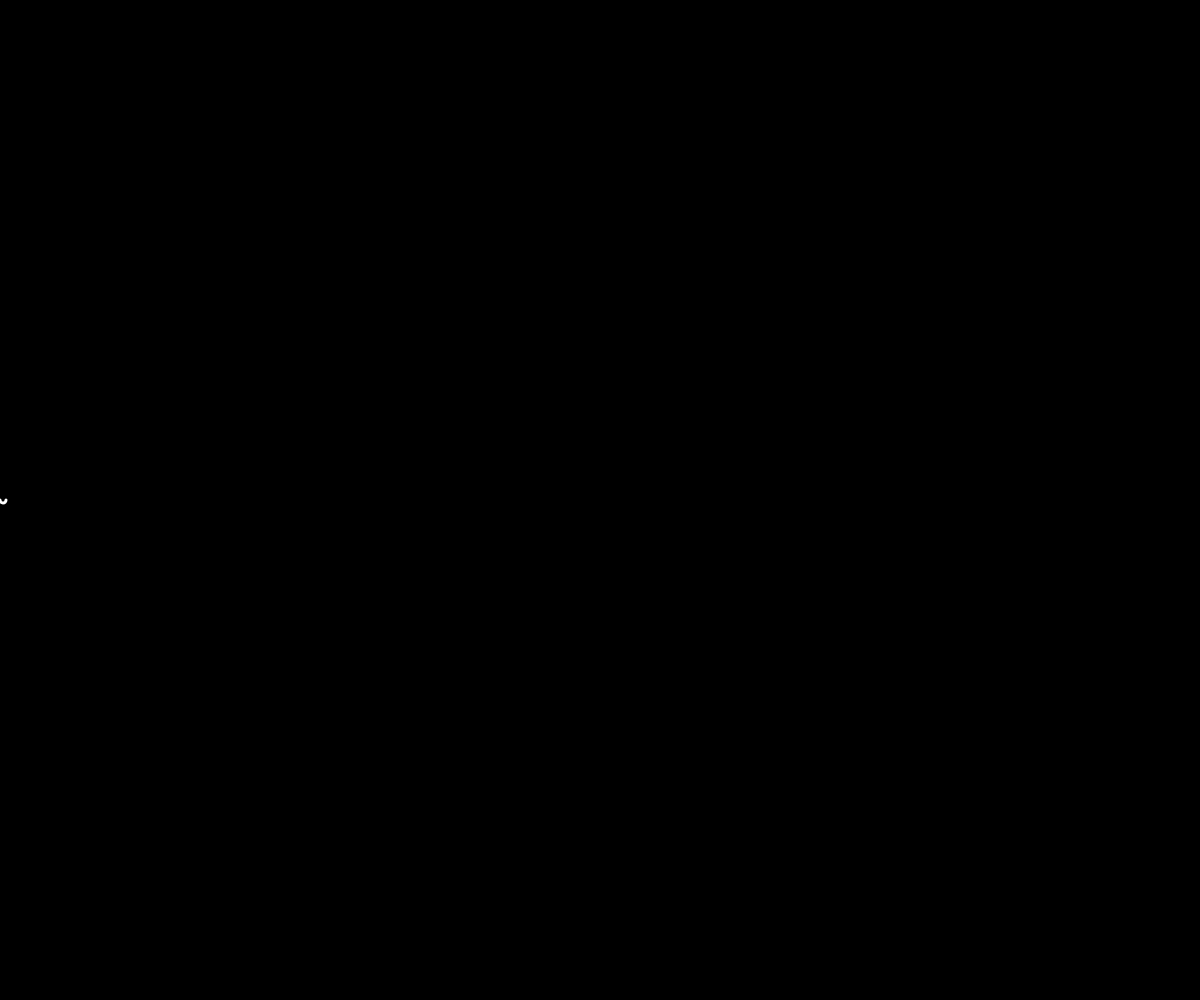
Frame 1 (no input)
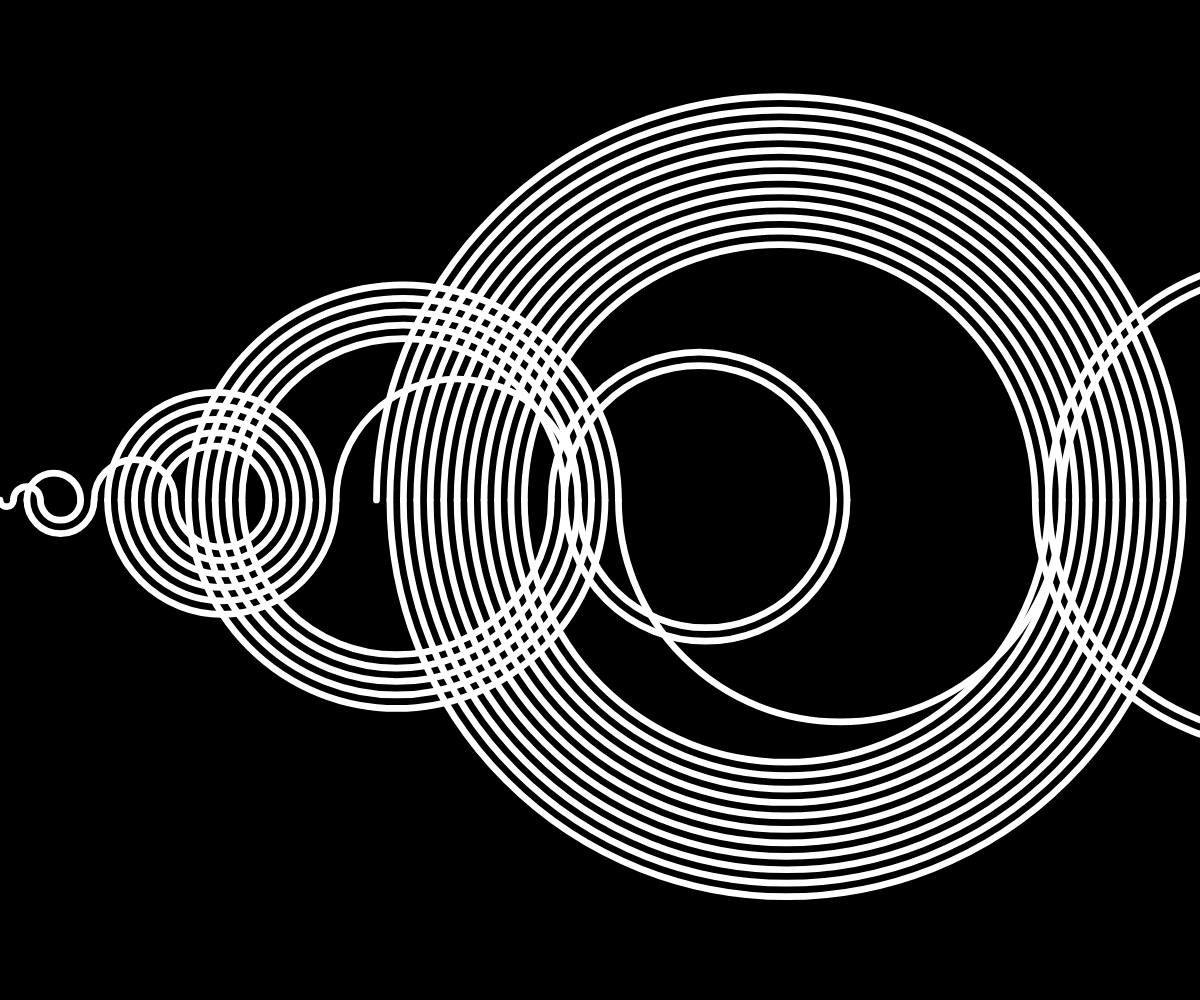
Frame 60 (no input)
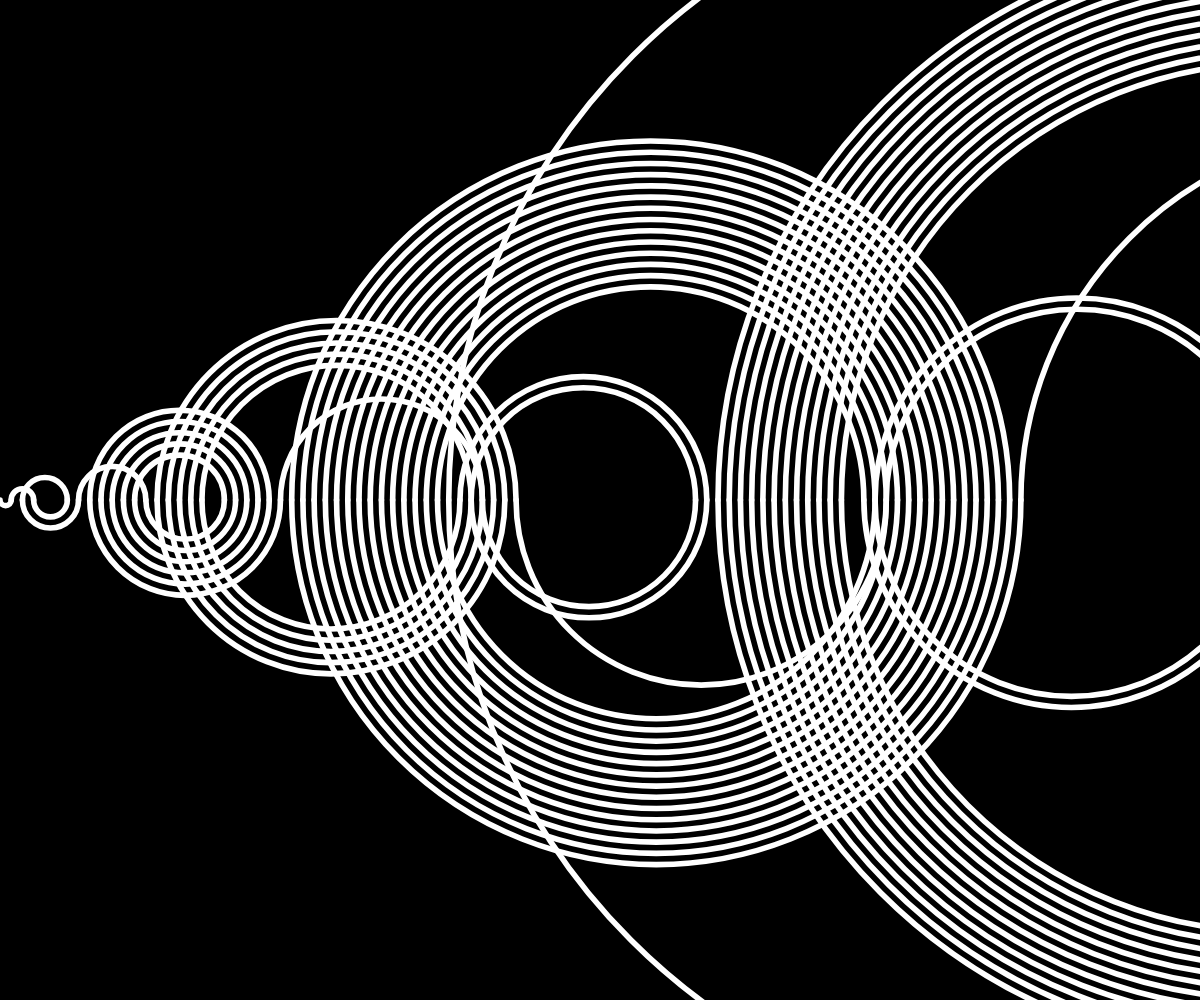
Frame 120 (the mouse pressed at the canvas centre since frame 60)

The p5.js sketch that drew these frames (run headless with seeded random() and noise() and a simulated clock; from frame 60 on, the mouse is pressed at the canvas centre):

// p5.js sketch
// ── sketch.js
// Recaman Sequence
// Hannah Tremaine
// 11/14/2023
// OOP pratice, interesting number sequence, lerp(),dynamic scaling

let sequence = []; //array to hold recman numbers
let stepAmount = 1;
let currentValue = 0;
let largest = 0;
let scaleAmount = 0;
let arcList = [];

function setup() {
  createCanvas(windowWidth, windowHeight);
  stroke(255);
  noFill();
}

function addToSequence(){
  //generate the next number in the recman sequence
  let backwards = currentValue - stepAmount;
  if(backwards>0 && !sequence.includes(backwards)){
    //do some drawing stuff here later
    arcList.push(new rArc(currentValue,backwards,sequence.length%2));

    sequence.push(backwards);
    currentValue = backwards;
    stepAmount++;
  }
  else{ //next number is forward instead
    let forwards = currentValue+stepAmount;
    //do some draing stuff here
    arcList.push(new rArc(currentValue,forwards,sequence.length%2));

    sequence.push(forwards);
    currentValue = forwards;
    stepAmount++;
    if(currentValue>largest) largest=currentValue;
  }
}

function draw() {
  background(0);
  translate(0,height/2);
  addToSequence();
  scaleAmount = lerp(scaleAmount,width/largest,0.005);
  scale(scaleAmount);
  renderArcs();
}

function renderArcs(){
  for(let r of arcList){
    r.display();
  }
}

class rArc{
  constructor(start,end,direction){
    this.start = start;
    this.end = end;
    this.direction = direction; //0-forward:upper arc 1-backward:lower arc
  }
  display(){
    let diameter = abs(this.start-this.end);
    let x = (this.start+this.end)/2; //center point
    strokeWeight(0.5);
    if(this.direction===0){ //forward/upper
      arc(x,0,diameter,diameter,0,PI);
    }
    else{ //backward/lower
      arc(x,0,diameter,diameter,PI,0);
    }
  }
}
